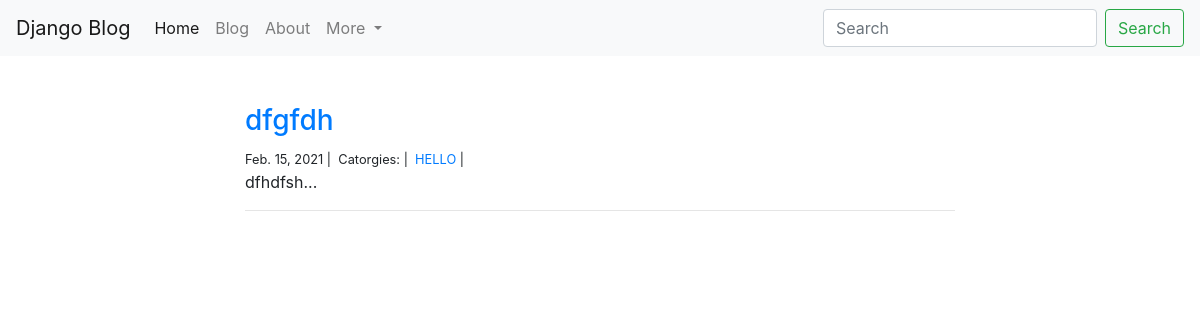
The app's page /, older data.
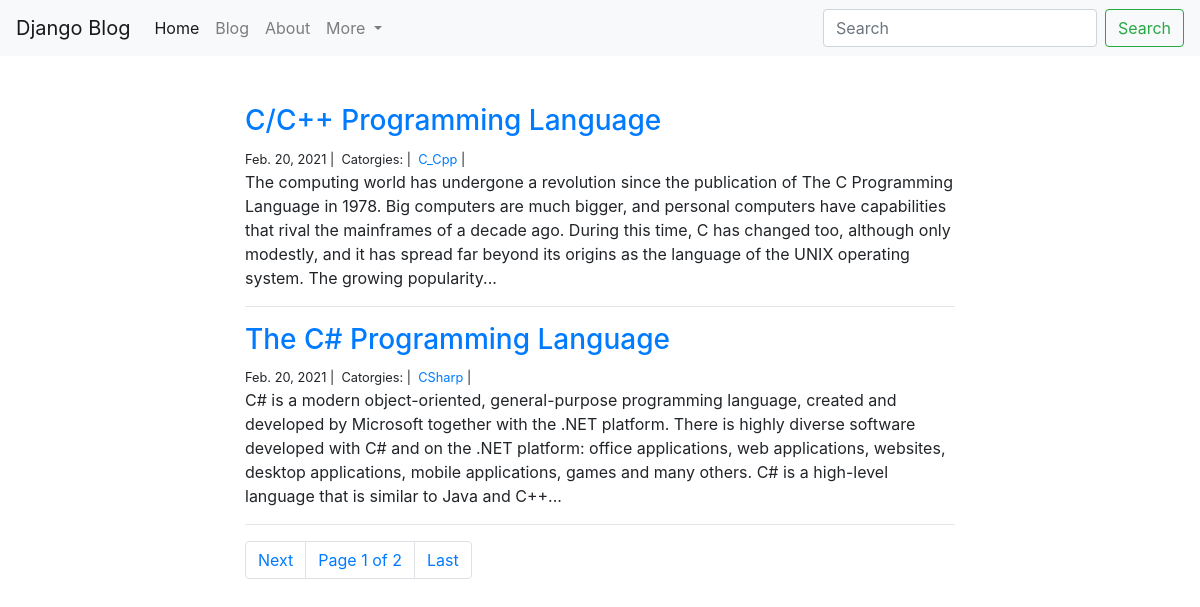
The same page, newer data.
### blog/models.py (models this page shows, shortened)
class Post(models.Model):
    title = models.CharField(max_length=150)
    body = models.TextField()
    created_on = models.DateTimeField(auto_now_add=True)
    last_modified = models.DateTimeField(auto_now=True)
    categories = models.ManyToManyField('Category', related_name='posts')

class Category(models.Model):
    name = models.CharField(max_length=20)

### blog/views.py (the view)
# urls.py: path('', views.index, name="home"),
def index(request):
    posts = Post.objects.all().order_by('-created_on')
    paginator = Paginator(posts, 2)
    page_number = request.GET.get('page')
    page_obj = paginator.get_page(page_number)
    context = {
        "page_obj": page_obj
    }
    return render(request, 'blog/blog.html', context)

### templates/blog/blog.html (shortened to what this page needs)
{% extends 'base.html' %}
{% load static %}
{% block content%}
<div class="col-md-8 offset-md-2">
    {% for post in page_obj %}
    <h3><a href="{% url 'full_post' post.pk %}">{{ post.title }}</a></h3>
    <small>
        {{post.created_on.date}} |&nbsp;
        Catorgies: |&nbsp;
        {% for category in post.categories.all %}
        <a href="{% url 'category' category.name %}">{{category.name}}
        </a>|&nbsp;
        {% endfor %}
    </small>
    <p>{{post.body | slice:":400"}}...</p>
    <hr>
    {% endfor %}
    <ul class="pagination">
            {% if page_obj.has_next %}
            <li class="page-item"><a class="page-link" href="?page={{ page_obj.next_page_number }}">Next</a></li>
            <li class="page-item"> <a class="page-link">Page {{ page_obj.number }} of {{ page_obj.paginator.num_pages }}</a></li>
            <li class="page-item"><a class="page-link" href="?page={{ page_obj.paginator.num_pages }}">Last</a></li>
            {% endif %}
    </ul>
</div>
{% endblock %}

Row changes from the older to the newer data that the page shows:
removed Post: title "dfgfdh", created_on "Feb. 15, 2021", body "dfhdfsh"
no longer on this page (row unchanged): Category: name "HELLO", shown under "dfgfdh"
added Post: title "C/C++ Programming Language", created_on "Feb. 20, 2021", body "The computing world has undergone a revolution since the publication of The C Programming Language in 1978. Big computers are much bigger, and personal computers have capabilities that rival the mainframes of a decade ago. During this time, C has changed too, although only modestly, and it has spread far beyond its origins as the language of the UNIX operating system. The growing popularity"
added Category: name "C_Cpp", shown under "C/C++ Programming Language"
added Post: title "The C# Programming Language", created_on "Feb. 20, 2021", body "C# is a modern object-oriented, general-purpose programming language, created and developed by Microsoft together with the .NET platform. There is highly diverse software developed with C# and on the .NET platform: office applications, web applications, websites, desktop applications, mobile applications, games and many others. C# is a high-level language that is similar to Java and C++"
added Category: name "CSharp", shown under "The C# Programming Language"
Text that changed along with them:
{{ page_obj.number }}: (not shown) → "1"
{{ page_obj.paginator.num_pages }}: (not shown) → "2"
text now shown: "Next Page of Last"
